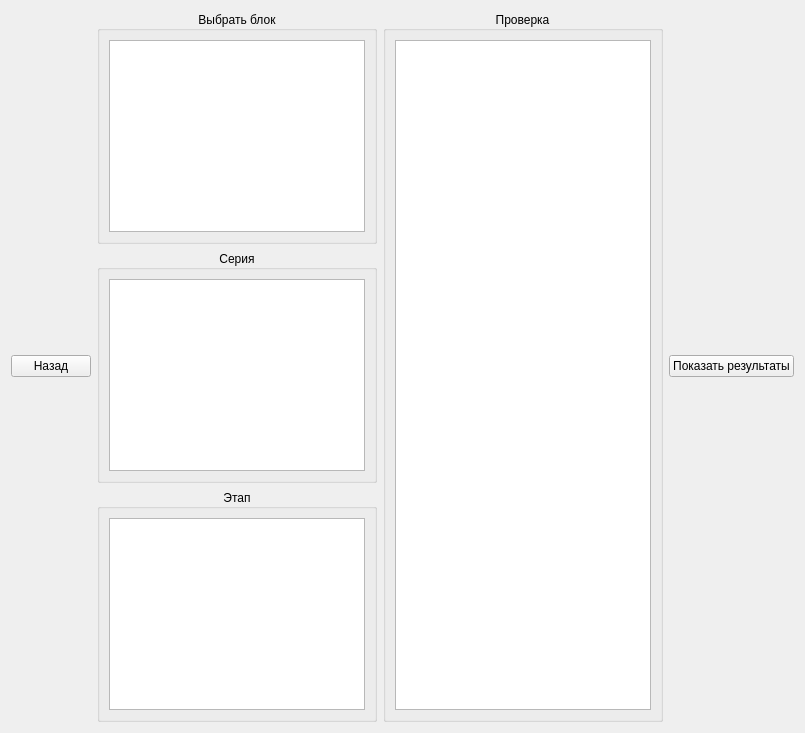
          <widget class="QWidget" name="page_2">
           <layout class="QGridLayout" name="gridLayout_3">
            <item row="0" column="0">
             <layout class="QGridLayout" name="gridLayout_2">
              <item row="0" column="2">
               <layout class="QVBoxLayout" name="verticalLayout_3">
                <item>
                 <widget class="QGroupBox" name="GroupBox_PutProverka">
                  <property name="sizePolicy">
                   <sizepolicy hsizetype="Expanding" vsizetype="Expanding">
                    <horstretch>0</horstretch>
                    <verstretch>0</verstretch>
                   </sizepolicy>
                  </property>
                  <property name="title">
                   <string>Проверка</string>
                  </property>
                  <property name="alignment">
                   <set>Qt::AlignCenter</set>
                  </property>
                  <property name="flat">
                   <bool>false</bool>
                  </property>
                  <layout class="QHBoxLayout" name="horizontalLayout_3">
                   <item>
                    <widget class="QTextEdit" name="textEdit_PutProverka"/>
                   </item>
                  </layout>
                 </widget>
                </item>
               </layout>
              </item>
              <item row="0" column="1">
               <layout class="QVBoxLayout" name="verticalLayout_4">
                <property name="sizeConstraint">
                 <enum>QLayout::SetFixedSize</enum>
                </property>
                <item>
                 <widget class="QGroupBox" name="GroupBox_PutBlock">
                  <property name="sizePolicy">
                   <sizepolicy hsizetype="Preferred" vsizetype="Fixed">
                    <horstretch>0</horstretch>
                    <verstretch>0</verstretch>
                   </sizepolicy>
                  </property>
                  <property name="title">
                   <string>Выбрать блок</string>
                  </property>
                  <property name="alignment">
                   <set>Qt::AlignCenter</set>
                  </property>
                  <property name="flat">
                   <bool>false</bool>
                  </property>
                  <layout class="QVBoxLayout" name="verticalLayout_5">
                   <item>
                    <widget class="QTextEdit" name="textEdit_PutBlock"/>
                   </item>
                  </layout>
                 </widget>
                </item>
                <item>
                 <widget class="QGroupBox" name="GroupBox_PutSerial">
                  <property name="sizePolicy">
                   <sizepolicy hsizetype="Expanding" vsizetype="Expanding">
                    <horstretch>0</horstretch>
                    <verstretch>0</verstretch>
                   </sizepolicy>
                  </property>
                  <property name="title">
                   <string>Серия</string>
                  </property>
                  <property name="alignment">
                   <set>Qt::AlignCenter</set>
                  </property>
                  <property name="flat">
                   <bool>false</bool>
                  </property>
                  <layout class="QHBoxLayout" name="horizontalLayout_2">
                   <item>
                    <widget class="QTextEdit" name="textEdit_PutSerial"/>
                   </item>
                  </layout>
                 </widget>
                </item>
                <item>
                 <widget class="QGroupBox" name="GroupBox_PutEtap">
                  <property name="sizePolicy">
                   <sizepolicy hsizetype="Preferred" vsizetype="Minimum">
                    <horstretch>0</horstretch>
                    <verstretch>0</verstretch>
                   </sizepolicy>
                  </property>
                  <property name="title">
                   <string>Этап</string>
                  </property>
                  <property name="alignment">
                   <set>Qt::AlignCenter</set>
                  </property>
                  <property name="flat">
                   <bool>false</bool>
                  </property>
                  <layout class="QHBoxLayout" name="horizontalLayout_4">
                   <item>
                    <widget class="QTextEdit" name="textEdit_PutEtap"/>
                   </item>
                  </layout>
                 </widget>
                </item>
               </layout>
              </item>
              <item row="0" column="3">
               <widget class="QPushButton" name="pushButton_GoNext">
                <property name="sizePolicy">
                 <sizepolicy hsizetype="Fixed" vsizetype="Fixed">
                  <horstretch>0</horstretch>
                  <verstretch>0</verstretch>
                 </sizepolicy>
                </property>
                <property name="layoutDirection">
                 <enum>Qt::RightToLeft</enum>
                </property>
                <property name="text">
                 <string>Показать результаты</string>
                </property>
               </widget>
              </item>
              <item row="0" column="0">
               <widget class="QPushButton" name="pushButton_GoBack">
                <property name="text">
                 <string>Назад</string>
                </property>
               </widget>
              </item>
             </layout>
            </item>
           </layout>
          </widget>
